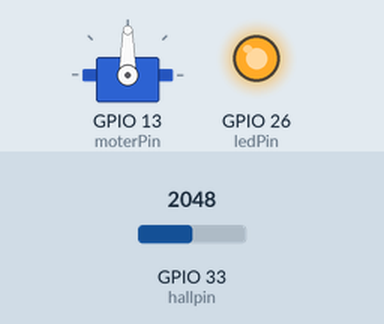
Bench run of a sketch on a simulated ESP32. Parts: servo, output pins drawn as LEDs (lit = HIGH). Inputs (shaded band) come from the test bench; at power-on: GPIO 33 (hallpin) = 2048. What the sketch prints to the serial monitor is not drawn.

Above: at 2.3 s.
2.4 s: GPIO 33 (hallpin) set to 2517
4.7 s: GPIO 33 (hallpin) set to 2622
At 8.4 s:
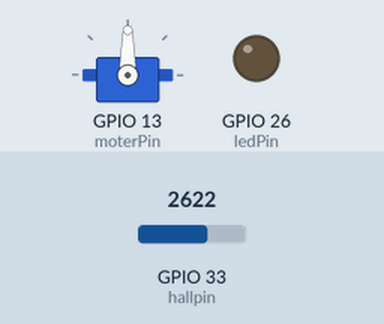
8.7 s: GPIO 33 (hallpin) set to 2047
At 10.1 s:
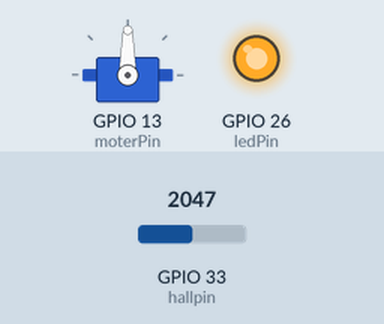
10.8 s: GPIO 33 (hallpin) set to 1544
13.4 s: GPIO 33 (hallpin) set to 1447
At 15.8 s:
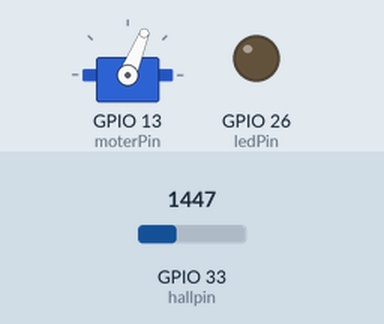
Timing chart, 0 to 17.5 s (numbered marks = the images above; inputs shaded):
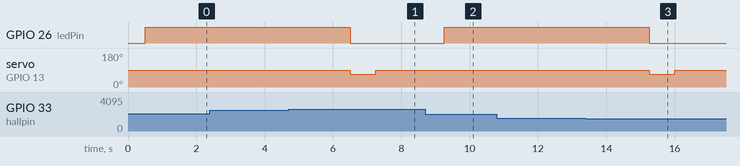

Measured:
- the behaviour switches between 2580 and 2581 on GPIO 33 (hallpin) (found by bisection; images 0 and 1)
- the behaviour switches between 1516 and 1515 on GPIO 33 (hallpin) (found by bisection; images 2 and 3)
- after the input at 2.4 s, every drawn part: stays the same
- after the input at 4.7 s, GPIO 26 (ledPin): HIGH → LOW after 1.8 s; servo on GPIO 13 (moterPin): 90° → 68° after 1.8 s, → 90° 0.75 s later
- after the input at 8.7 s, GPIO 26 (ledPin): LOW → HIGH after 0.55 s
- after the input at 10.8 s, every drawn part: stays the same
- after the input at 13.4 s, GPIO 26 (ledPin): HIGH → LOW after 1.9 s; servo on GPIO 13 (moterPin): 90° → 68° after 1.9 s, → 90° 0.75 s later

The sketch:

magnet_IoT.ino
```cpp
#include <ESP32Servo.h>

#define hallpin 33 //INA:33 INB:32
#define ledPin 26 //OUTA:26 OUTB:13
#define moterPin 13
#define on LOW
#define off HIGH
Servo myservo;

void setup() {
  Serial.begin(115200);
  pinMode(hallpin, INPUT);
  pinMode(ledPin, OUTPUT);
  myservo.attach(moterPin, 700, 2300);
}

bool ledOn = false; // LEDの状態を記録する変数
bool servoMoved = false; // Servoの動きを記録する変数

void loop() {
  int base = 1650; // ゼロガウス(0G) = 2.5V(2500mV)
  // アナログ入力の値を電圧に変換(mV)
  float voltage = (analogRead(hallpin) / 4096.0) * 3.3 * 1000;
  float gauss = abs((voltage - base) / 3.3); // 1ガウス(1G) = 5mV
  Serial.print(gauss);
  Serial.println("gauss");
  delay(500);

  // 磁石のプラスチック側（N極）をHallセンサーの「Hall」シルク側へ近づけるとgauss値が高くなる。
  if (gauss >= 130) {
    digitalWrite(ledPin, on);
    Serial.println("閉まっています");

    // Servoを動かす
    if (!servoMoved) {
      myservo.write(1300);
      delay(750);
      myservo.write(1500);
      servoMoved = true;
    }
  } else if (gauss < 130) {
    digitalWrite(ledPin, off);
    Serial.println("開いています");
    delay(1000);
    servoMoved = false; // gaussが130未満のときServoを再び動かすためにリセット
  }
}
```
